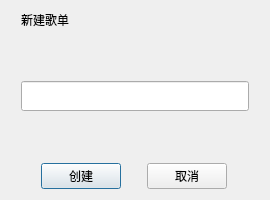
<?xml version="1.0" encoding="UTF-8"?>
<ui version="4.0">
 <class>Dialog</class>
 <widget class="QDialog" name="Dialog">
  <property name="geometry">
   <rect>
    <x>0</x>
    <y>0</y>
    <width>270</width>
    <height>200</height>
   </rect>
  </property>
  <property name="sizePolicy">
   <sizepolicy hsizetype="Fixed" vsizetype="Fixed">
    <horstretch>0</horstretch>
    <verstretch>0</verstretch>
   </sizepolicy>
  </property>
  <property name="minimumSize">
   <size>
    <width>270</width>
    <height>200</height>
   </size>
  </property>
  <property name="maximumSize">
   <size>
    <width>270</width>
    <height>200</height>
   </size>
  </property>
  <property name="windowTitle">
   <string>Dialog</string>
  </property>
  <property name="styleSheet">
   <string notr="true"/>
  </property>
  <layout class="QGridLayout" name="gridLayout">
   <item row="4" column="0">
    <layout class="QHBoxLayout" name="horizontalLayout">
     <item>
      <widget class="QPushButton" name="confirm">
       <property name="sizePolicy">
        <sizepolicy hsizetype="Fixed" vsizetype="Fixed">
         <horstretch>0</horstretch>
         <verstretch>0</verstretch>
        </sizepolicy>
       </property>
       <property name="text">
        <string>创建</string>
       </property>
      </widget>
     </item>
     <item>
      <widget class="QPushButton" name="cancel">
       <property name="sizePolicy">
        <sizepolicy hsizetype="Fixed" vsizetype="Fixed">
         <horstretch>0</horstretch>
         <verstretch>0</verstretch>
        </sizepolicy>
       </property>
       <property name="text">
        <string>取消</string>
       </property>
      </widget>
     </item>
    </layout>
   </item>
   <item row="3" column="0">
    <spacer name="verticalSpacer">
     <property name="orientation">
      <enum>Qt::Vertical</enum>
     </property>
     <property name="sizeHint" stdset="0">
      <size>
       <width>20</width>
       <height>40</height>
      </size>
     </property>
    </spacer>
   </item>
   <item row="0" column="0">
    <widget class="QLabel" name="label">
     <property name="sizePolicy">
      <sizepolicy hsizetype="Fixed" vsizetype="Fixed">
       <horstretch>0</horstretch>
       <verstretch>0</verstretch>
      </sizepolicy>
     </property>
     <property name="text">
      <string>新建歌单</string>
     </property>
    </widget>
   </item>
   <item row="2" column="0">
    <widget class="QLineEdit" name="lineEdit">
     <property name="sizePolicy">
      <sizepolicy hsizetype="Fixed" vsizetype="Fixed">
       <horstretch>0</horstretch>
       <verstretch>0</verstretch>
      </sizepolicy>
     </property>
     <property name="minimumSize">
      <size>
       <width>228</width>
       <height>30</height>
      </size>
     </property>
     <property name="maximumSize">
      <size>
       <width>228</width>
       <height>30</height>
      </size>
     </property>
    </widget>
   </item>
   <item row="1" column="0">
    <spacer name="verticalSpacer_2">
     <property name="orientation">
      <enum>Qt::Vertical</enum>
     </property>
     <property name="sizeHint" stdset="0">
      <size>
       <width>20</width>
       <height>40</height>
      </size>
     </property>
    </spacer>
   </item>
  </layout>
 </widget>
 <resources/>
 <connections/>
</ui>
